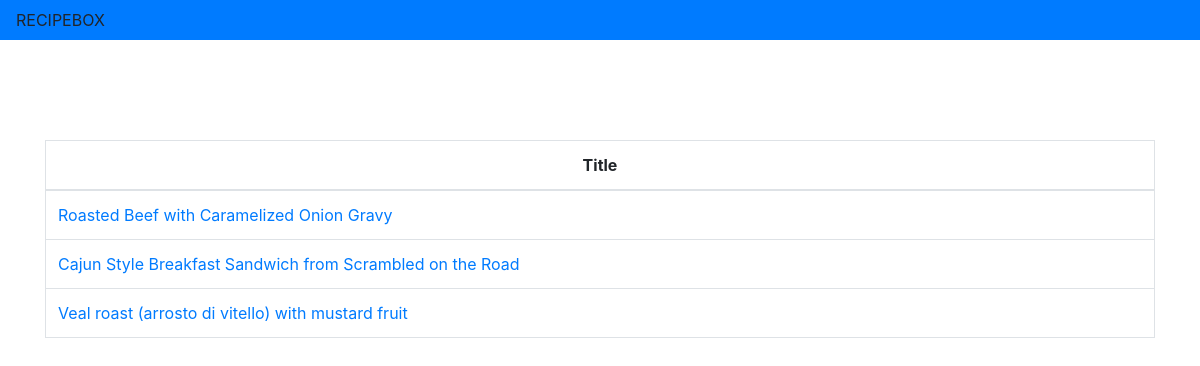
The page / on the database its author committed.
### recipes/models.py (models this page shows)
class Recipe(models.Model):
    title = models.CharField(max_length=200)
    description = models.TextField()
    required_time = models.CharField(max_length=100)
    instructions = models.TextField()
    author = models.ForeignKey(Author, on_delete=models.CASCADE)
    date_created = models.DateTimeField(default=timezone.now)

### recipes/views.py (the view)
# urls.py: path('', views.index, name="recipe_index"),
def index(request):
    recipes = Recipe.objects.all()
    return render(request, 'index.html', {'recipes': recipes})

### recipes/models.py (called while the page is built)
    def __str__(self):
        return self.name

### recipes/templates/index.html
{% extends 'main.html' %}
{% block content %}
<table class="table table-bordered table-hover">
    <thead>
        <tr>
            <th style="text-align: center;">Title</th>
        </tr>
    </thead>
    <tbody>
        {% for recipe in recipes %}
        <tr>
            <td>
                <a href="/recipes/{{ recipe.id }}">{{ recipe.title }}</a>
            </td>
        </tr>
        {% endfor %}
    </tbody>
</table>
{% endblock %}

### rows shown on the page
Recipe: title "Roasted Beef with Caramelized Onion Gravy"
Recipe: title "Cajun Style Breakfast Sandwich from Scrambled on the Road"
Recipe: title "Veal roast (arrosto di vitello) with mustard fruit"
